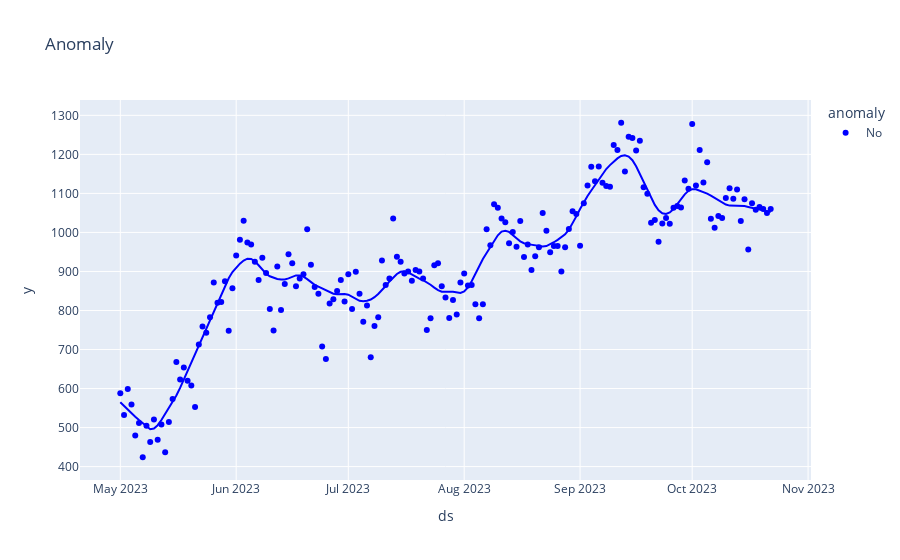

Notebook code cell kept with this figure:
### Code cell
color_discrete_map = {'Yes': 'rgb(255,12,0)', 'No': 'blue'}
fig = px.scatter(forecasting_final, x='ds', y='y', color='anomaly', title='Anomaly',
                 color_discrete_map=color_discrete_map, trendline="lowess",
                   trendline_options=dict(frac=0.1))
fig.show()

### Figure 1 — Plotly figure (JSON) as saved in the notebook; plotly's stock layout.template omitted (floating-point values rounded to 4 significant figures; data arrays with more than 128 entries replaced by an {"elided": "..."} marker saying what was removed)
{"data": [{"hovertemplate": "anomaly=No<br>ds=%{x}<br>y=%{y}<extra></extra>", "legendgroup": "No", "marker": {"color": "blue", "symbol": "circle"}, "mode": "markers", "name": "No", "orientation": "v", "showlegend": true, "type": "scatter", "x": {"elided": "175 str values"}, "xaxis": "x", "y": {"elided": "175 int values"}, "yaxis": "y"}, {"hovertemplate": "<b>LOWESS trendline</b><br><br>anomaly=No<br>ds=%{x}<br>y=%{y} <b>(trend)</b><extra></extra>", "legendgroup": "No", "marker": {"color": "blue", "symbol": "circle"}, "mode": "lines", "name": "No", "showlegend": false, "type": "scatter", "x": {"elided": "175 str values"}, "xaxis": "x", "y": {"elided": "175 float values"}, "yaxis": "y"}], "layout": {"legend": {"title": {"text": "anomaly"}, "tracegroupgap": 0}, "title": {"text": "Anomaly"}, "xaxis": {"anchor": "y", "domain": [0, 1], "title": {"text": "ds"}}, "yaxis": {"anchor": "x", "domain": [0, 1], "title": {"text": "y"}}}}
